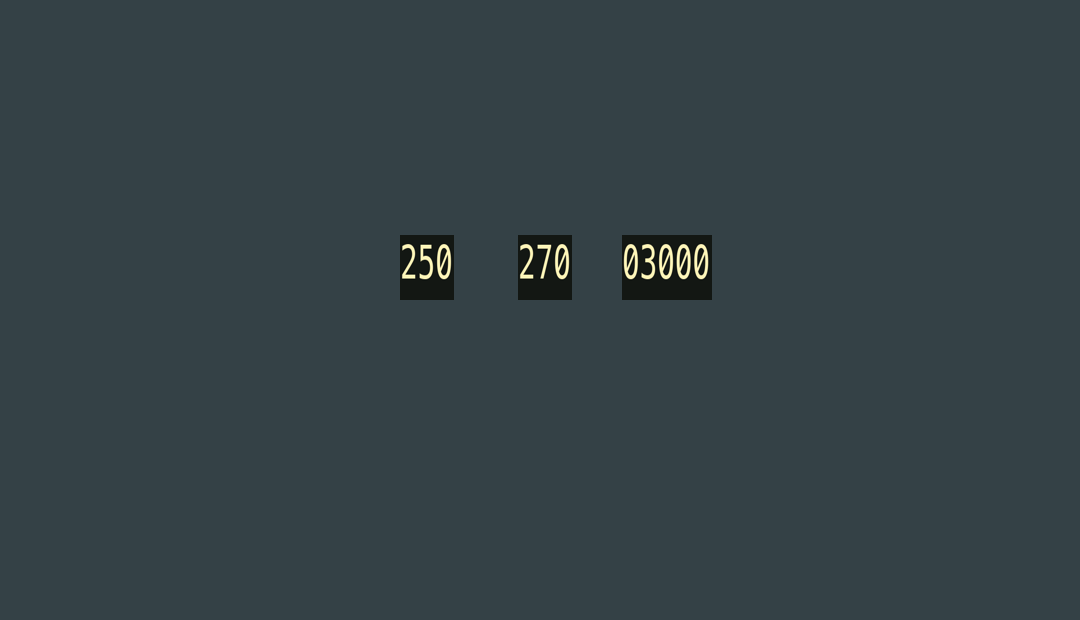
#> input picture vision/tests/fixtures/synthetic-pale-thin-digits.png, 1080 x 620 px; its folder holds only this picture in this run
$ python -i camera_digit_preprocess.py   (imports and definitions only)
#> lines starting #> are read from the running program, lines starting #| are printed output that depends on the picture; after the words box and inside, x2 and y2 are one past the last pixel; in counts of white or black regions, pixels touching at a corner belong together
#> further down, picture is the input picture: PIL image 1080x620 RGB; mean R, G, B 52.2, 65, 69.6
"""Convert photographed white/cream MCP digits to the amber domain of OCR v3.

Only intended for an already detected readout ROI. Never treats OCR predictions
as ground truth; inspect real-camera results separately.
"""
import cv2
import numpy as np
from PIL import Image


def camera_to_amber(image):
    rgb = np.asarray(image.convert("RGB"))
    hsv = cv2.cvtColor(rgb, cv2.COLOR_RGB2HSV)
#> hsv: shape (620, 1080, 3); mean H, S, V 97.1, 65.7, 69.9
    value = hsv[:, :, 2]
    saturation = hsv[:, :, 1]
    # White/cream pixels on dark display glass, not a generic global threshold.
    # Brightness is measured relative to the dark part of this individual ROI.
    floor = float(np.percentile(value, 30))
#> floor = 70
    threshold = int(np.clip(max(115, floor + 65), 115, 240))
#> threshold = 135
    mask = ((value >= threshold) & (saturation <= 160)).astype(np.uint8)*255
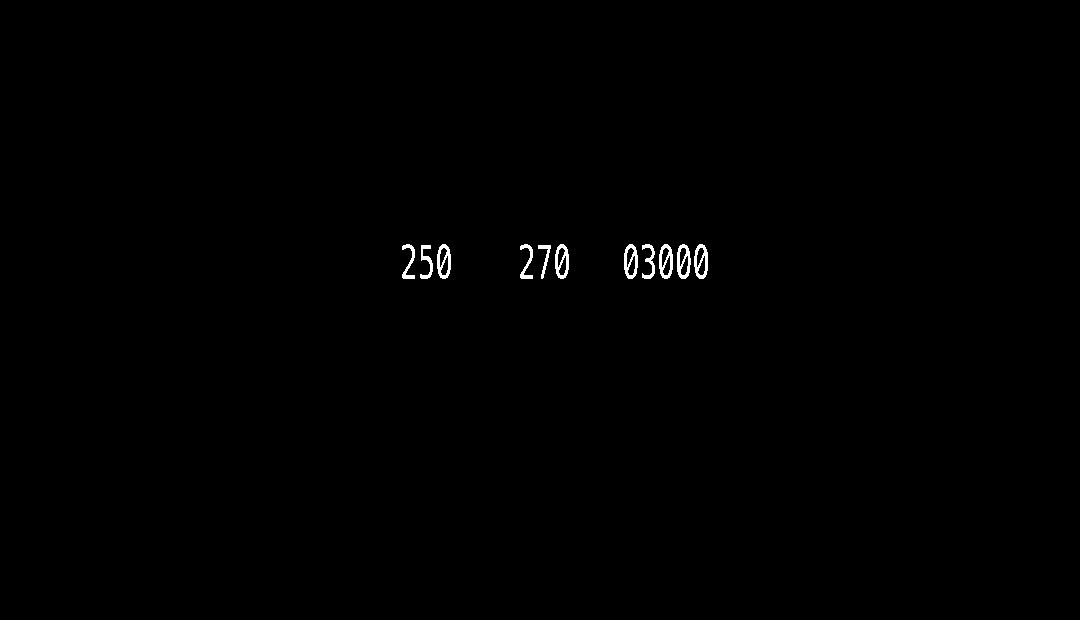
#> mask: shape (620, 1080); 0.36% white; 11 white regions, largest, box (x1, y1, x2, y2) and area: (437, 244, 451, 279) 262, (555, 244, 569, 279) 262, (659, 244, 673, 279) 262
    # Remove tiny isolated reflections but preserve narrow strokes of digit 1.
    count, labels, stats, _ = cv2.connectedComponentsWithStats(mask, 8)
#> labels: shape (620, 1080) int32; 12 distinct labels, from 0 to 11
#> count = 12; stats = [[0, 0, 1080, 620, 667156], [402, 244, 13, 35, 182], [420, 245, 13, 34, 183], [437, 244, 14, 35, 262], [520, 244, 13, 35, 182], [538, 245, 13, 34, 139], [555, 244, 14, 35, 262], [624, 244, 14, 35, 261], [642, 244, 13, 35, 187], [659, 244, 14, 35, 262], [677, 244, 14, 35, 262], [694, 244, 14, 35, 262]]
    cleaned = np.zeros_like(mask)
    minimum = max(2, round(mask.size * .0008))
#> minimum = 536
    for i in range(1, count):
        if stats[i, cv2.CC_STAT_AREA] >= minimum:
            cleaned[labels == i] = 255
#> cleaned: shape (620, 1080); every value is 0
    # Preserve stroke antialiasing with the original luminance.
    alpha = cleaned.astype(np.float32)/255.
#> alpha: shape (620, 1080) float32; every value is 0
    intensity = np.maximum(0, (value.astype(np.float32)-floor)/max(1, 255-floor))
    alpha *= np.clip(intensity * 1.4, .55, 1.)
    bg = np.array([12, 14, 16], dtype=np.float32)
    amber = np.array([255, 175, 55], dtype=np.float32)
    out = bg[None,None,:]*(1-alpha[:,:,None]) + amber[None,None,:]*alpha[:,:,None]
#> out: shape (620, 1080, 3) float32; mean H, S, V 12, 14, 16
    return Image.fromarray(out.astype(np.uint8), "RGB")

>>> from PIL import Image
>>> picture = Image.open('tests/fixtures/synthetic-pale-thin-digits.png')
>>> result = camera_to_amber(picture)
